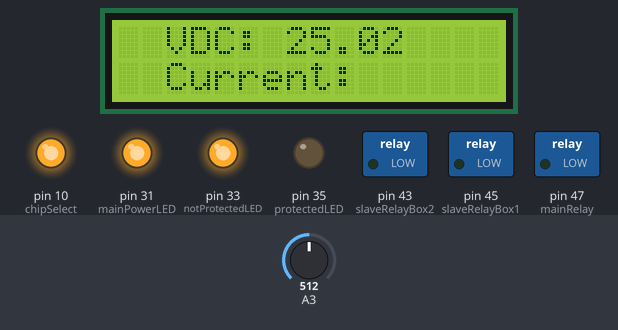
The sketch below on a simulated Arduino Mega 2560, built with avr-gcc and run on an emulated ATmega2560. Parts: 16×2 character LCD, switched loads named in the sketch (green lamp = pin HIGH), output pins drawn as LEDs (lit = HIGH). The test bench sets the inputs (shaded band); at power-on: A3 = 512. The local clock reads 2024-03-15 10:24:30 at power-on unless the sketch sets it; storage starts empty; what the sketch prints to the serial monitor is not drawn.

Above: at 4.3 s.
4.4 s: A3 set to 18
At 7.0 s:
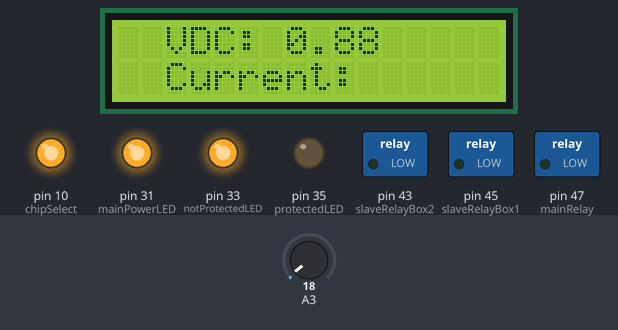
8.2 s: A3 set to 15
At 10.2 s:
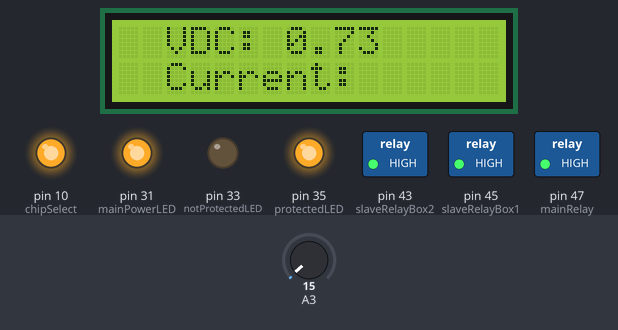
12.0 s: A3 set to 0
At 13.4 s:
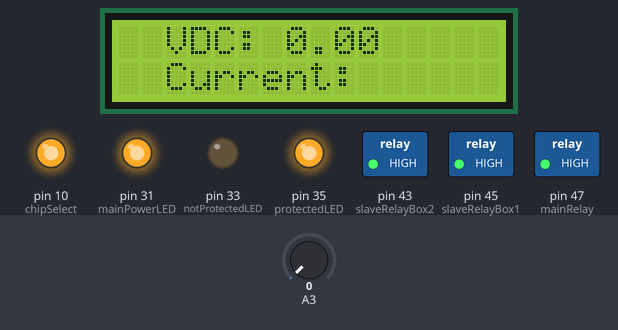
Timing chart, 0 to 15.0 s (numbered marks = the images above; inputs shaded):
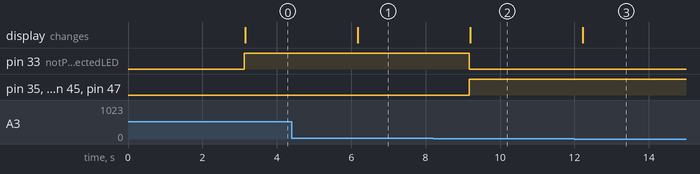

The sketch:

TSAC_Voltage_Controller-20210812T1902.ino
```cpp
#include <SD.h>
#include <SPI.h>
#include <Wire.h>
//#include <LiquidCrystal_I2C.h>
#include <RTClib.h>
//user defined files to import
#include "functions.h"
#include "calibration.h"


File myFile;
const int chipSelect = 10;
boolean relayStat = false;

// define the Real Time Clock object
RTC_PCF8523 rtc;


// the setup routine runs once when you press reset:
void setup() {
  //pinmode
  pinMode(mainRelay, OUTPUT);
  pinMode(slaveRelayBox1, OUTPUT);
  pinMode(slaveRelayBox2, OUTPUT);
  pinMode(mainPowerLED, OUTPUT);
  pinMode(notProtectedLED, OUTPUT);
  pinMode(protectedLED, OUTPUT);


  //set Relays off on initial startup
  turnoffRelays();

  //main power LED
  mainPowerLED_ON();

  // initialize serial communication at 9600 bits per second:
  Serial.begin(9600);
  //pinMode(pinCS, OUTPUT);

  Serial.println("set up started");

  //check for card
  sdSetup(chipSelect);

  //Start real time clock
  rtc.begin();

  //set up screen
  LCDStart();


  //set up calibration

  //use this line to adjust real time clock current date and time, spi pins missing off of the data logger board does not work at the moment
  //example 2021, august 11, 0800
  //rtc.adjust(DateTime(2021, 8, 12, 16, 44, 0));

}//end setup

// the loop routine runs over and over again forever:
void loop() {

  DateTime now = rtc.now();

  //calls function to read voltage(see functions header)
  double voltage = readVoltage();

  // print out the value you read, formatted to 4 decimal places:
  serialMonitorData(voltage, now);


    /*
   * TODO
   * Realy control
   */
  //relay = relayOn(voltage);
  relayStat = relayCheck(voltage);

  //open file, create if it doesnt exist
  //dataStorage(voltage, myFile, now, relay);

  /*
   * TODO
   * Screen data display, need to add CUrrent once Hall effect sensor is in
   */
  screenData(voltage);


  //repeat every 3 seconds (can change at a later date)
  delay(3000);

}//end main
```

calibration.h
```cpp
/*
 * TODO
 * Outline calibration method
 *
 * call real time clock
 * energize system
 * Start clock from low of protection to high of protection
 * turn off relay
 * start clock cycle 2, record from highvalue of protectected to the low of protected.
 * energize system
 * start clock 3, record time for voltage to then reach low again?
 *
 *
 * do stuff
 * Do more awesome stuff
 * Send awesome stuff to the main to adjust the on off cycles
 *
 */
```

functions.h
```cpp
#include <Arduino.h> //needed for Serial.println
#include <Wire.h>
#include <string.h> //needed for memcpy
#include <LiquidCrystal_I2C.h>
#include "RTClib.h"
#include <SD.h>
#include <SPI.h>


//LCD setup
LiquidCrystal_I2C lcd(0x27,16,2);  // set the LCD address to 0x3F for a 16 chars and 2 line display

//relay setup
int mainRelay = 47;
int slaveRelayBox1 = 45;
int slaveRelayBox2 = 43;


//LED setup
int mainPowerLED = 31;
int notProtectedLED = 33;
int protectedLED = 35;


//Limit setup
double lowLimit = 0.800;
double highLimit = 0.950;

//Voltage Offset adjustment
double offset = 10;


//////////////////////////////////////////Functions/////////////////////////////////////////////////////////

//turn off relays
boolean turnoffRelays(){

  bool relayOn = false;

  digitalWrite(mainRelay, LOW);
  digitalWrite(slaveRelayBox1, LOW);
  digitalWrite(slaveRelayBox2, LOW);

  return relayOn;
}

//turn on relays
boolean turnOnRelays(){

  bool relayOn = true;

  digitalWrite(mainRelay, HIGH);
  digitalWrite(slaveRelayBox1, HIGH);
  digitalWrite(slaveRelayBox2, HIGH);

  return relayOn;
}


void mainPowerLED_ON(){

  digitalWrite(mainPowerLED, HIGH);
  digitalWrite(protectedLED, LOW);
  digitalWrite(notProtectedLED, LOW);

}

void systemProtectedLED(){

  digitalWrite(protectedLED, HIGH);
  digitalWrite(notProtectedLED, LOW);

}

void systemNotProtectedLED(){

  digitalWrite(protectedLED, LOW);
  digitalWrite(notProtectedLED, HIGH);

}

//setup sdcard
int sdSetup(int chipSelect){

  pinMode(chipSelect, OUTPUT);
  digitalWrite(chipSelect, HIGH);
  if (SD.begin(chipSelect))
  {
    Serial.println("SD card is ready to use.");
  } else
  {
    Serial.println("SD card initialization failed");
    //return;
  }
  return chipSelect;
}


//read the volatege across pin A3 and ground
//returns a float valueS
double readVoltage(){

  int sensorValue = analogRead(A3);
  double volts = sensorValue * (5.0 * offset / 1023.0);
  //Serial.println(volts, 4);
  return volts;
}

//store data on SD card
void dataStorage(double volts,File myFile, DateTime now, boolean relay){
  //float voltage = volts;
  boolean relay_on = relay;
  String relayVal = "";
  double voltage = volts;

  if(relay_on == true){
    relayVal = "Relay on";
  }else{
    relayVal = "Relay off";
  }

  myFile = SD.open("voltage.txt", FILE_WRITE);
  if (myFile) {
    myFile.print(now.timestamp());
    myFile.print(",");
    myFile.print(voltage, 4);
    myFile.print(",");
    myFile.println(relayVal);
    myFile.close(); // close the file
  }
  // if the file didn't open, print an error:
  else {
    Serial.print("Data Not Saved");
    Serial.print(" --- ");
    Serial.println("error opening voltage.txt");
  }

}//End SD card storage


//serial monitor of data capture
void serialMonitorData(double voltage, DateTime now){
  Serial.print(voltage, 4);
  Serial.print(" --- ");
  Serial.println(now.timestamp());

}


/*
 * TODO
 * Screen data display functionality
 * need to add current
 */
 void screenData(double volts){

  //String relayVal = "";
  double voltage = volts;
  //double current = curr
  /*
  boolean relay_on = relay;
  if(relay_on == true){
      relayVal = "Relay on";
    }else{
      relayVal = "Relay off";
    }
  */
  String voltz = String(voltage);

  //screen print voltage, relayVal
  lcd.clear();
  lcd.setCursor(2,0);   //Set cursor to character 2 on line 0
  lcd.print("VDC: " + voltz);
  lcd.setCursor(2,1);   //Move cursor to character 2 on line 1
  lcd.print("Current: ");


 }//end screen data


 /*
  * TODO
  * Relay on or off per value of voltage potential
  */
boolean relayCheck(double volts){

  bool relayStatus;

  double voltage = volts;

  if(voltage <= lowLimit){

    //turn on relays
    relayStatus = turnOnRelays();

    //system Protected LED
    systemProtectedLED();

    Serial.println("Relay on Voltage potential to low");

  }else if(voltage >= highLimit){

    //relay off
    relayStatus = turnoffRelays();

    //system not protected LED
    systemNotProtectedLED();

    Serial.println("Relay off Voltage potential to high");

  }else{

    //never should reach
    Serial.println("relay/ voltage measurement issue");

  }

  return relayStatus;

}//end relayOn function


void LCDStart(){

  lcd.init();
  lcd.clear();
  lcd.backlight();      // Make sure backlight is on

  // Print a message on both lines of the LCD.
  lcd.setCursor(2,0);   //Set cursor to character 2 on line 0
  lcd.print("NSWCPD");
  lcd.setCursor(2,1);   //Move cursor to character 2 on line 1
  lcd.print("TSAC");

  delay(3000);

  lcd.clear();
  lcd.setCursor(2,0);   //Set cursor to character 2 on line 0
  lcd.print("Voltage");
  lcd.setCursor(2,1);   //Move cursor to character 2 on line 1
  lcd.print("controller");

}
```

Measured:
- the behaviour switches between 17 and 16 on A3 (found by bisection; images 1 and 2)
- after the input at 4.4 s, the display: changes after 1.8 s (image 1)
- after the input at 8.2 s, pin 33 (notProtectedLED): HIGH → LOW after 0.98 s; pin 35 (protectedLED), pin 43 (slaveRelayBox2), pin 45 (slaveRelayBox1), pin 47 (mainRelay): LOW → HIGH after 0.98 s; the display: changes after 1.0 s (image 2)
- after the input at 12.0 s, the display: changes after 0.22 s (image 3)
